Frame 1 (no input): blank canvas, image omitted
Frame 60 (the mouse pressed at the canvas centre just before this capture): blank canvas, image omitted
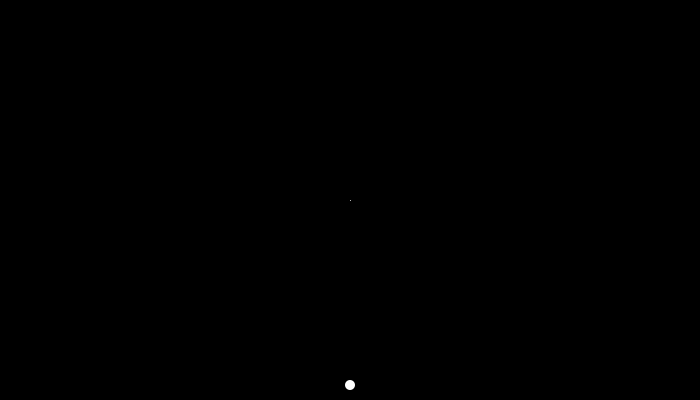
Frame 120 (the mouse held since frame 60 and released just before this capture)

The Processing sketch whose frames 1 and 60 were blank and that drew this single picture after the mouse press (run headless with seeded random() and noise(); from frame 60 on, the mouse is pressed at the canvas centre):

// Processing sketch: processing_36433
// ── processing_36433.pde

Ball b;
float gravity = 0.1;

void setup()
{
  size(700, 400);
  frameRate(60);
  background(0);
  smooth();
  b = new Ball(350,400, 0, 0);
  fill(255);
}

void draw(){
  background(0);
  b.update();
  stroke(255);
  if (mousePressed)
  {
    line(xPos, yPos, mouseX, mouseY);
  }
  noStroke();
  b.draw();
}

int xPos;
int yPos;

void mousePressed()
{
  xPos = mouseX;
  yPos = mouseY;
}

void mouseReleased()
{
  b = new Ball(xPos, yPos, (mouseX - xPos) / 5, (mouseY - yPos) / 5);
}

class Ball
{
  float x;
  float y;
  float dx, dy;
  float px, py;

  float strength = 0.85;

  Ball(float x, float y, float dx, float dy)
  {
    this.x = x;
    this.y = y;
    this.dx = dx;
    this.dy = dy;
  }

  void draw()
  {
    ellipse(x, y, 10, 10);
  }

  void update()
  {
    px = x;
    py = y;

    dy = dy+gravity;
    y = y+dy;
    if (y >= height - 15)
    {
      dy = (-dy) * 0.8;
      y = height - 15;
    }

    x = x+dx;
    if (y == height - 15)
      dx = dx*strength;

    if ((x < 15) || (x >= width - 15))
    {
      dx = -dx * strength;
      if(x<15)
      x=15;
      else
      x = width - 15;      
    }
  }
}
